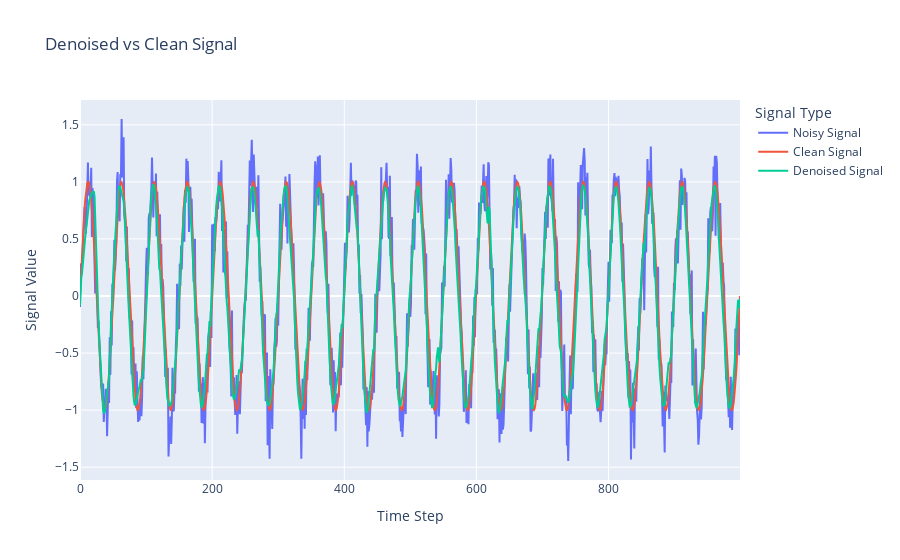

Source (notebook cell):
### Markdown cell above
## Inference data

### Code cell
# 加载模型
device = torch.device("cuda" if torch.cuda.is_available() else "cpu")

# 假设你有一个定义好的模型类
model = LSTMDenoiser(input_size=1, hidden_size=32, num_layers=2)
model.to(device)

# 加载已训练的模型权重
checkpoint = torch.load("models/best_model.pth", map_location=device)
model.load_state_dict(checkpoint['model_state_dict'])
model.eval()  # 设置模型为评估模式

# 使用 noisy_signal[:1000] 测试模型
test_noisy_signal = torch.tensor(noisy_signal[:2000]).float().unsqueeze(-1)  # 转换为 PyTorch 张量，添加最后一维
test_noisy_signal = test_noisy_signal.to(device)  # 移动到设备

# 预测降噪结果
with torch.no_grad():
    denoised_signal = model(test_noisy_signal)   # 预测去噪信号
    denoised_signal = denoised_signal.squeeze(-1).cpu().numpy()  # 转换为 NumPy 数组

# 绘制降噪结果与干净信号的对比
fig3 = go.Figure()

# 绘制第一个 batch 的噪声信号、干净信号和去噪信号
fig3.add_trace(go.Scatter(y=noisy_signal[:2000].squeeze(), mode='lines', name='Noisy Signal'))  # 噪声信号
fig3.add_trace(go.Scatter(y=clean_signal[:2000].squeeze(), mode='lines', name='Clean Signal'))  # 干净信号
fig3.add_trace(go.Scatter(y=denoised_signal.squeeze(), mode='lines', name='Denoised Signal'))  # 去噪信号

fig3.update_layout(
    title='Denoised vs Clean Signal',
    xaxis_title='Time Step',
    yaxis_title='Signal Value',
    legend_title='Signal Type'
)

fig3.show()

### Figure 1 — Plotly figure (JSON) as saved in the notebook; plotly's stock layout.template omitted (floating-point values rounded to 4 significant figures; data arrays with more than 128 entries replaced by an {"elided": "..."} marker saying what was removed)
{"data": [{"mode": "lines", "name": "Noisy Signal", "type": "scatter", "y": {"elided": "1000 float values"}}, {"mode": "lines", "name": "Clean Signal", "type": "scatter", "y": {"elided": "1000 float values"}}, {"mode": "lines", "name": "Denoised Signal", "type": "scatter", "y": {"elided": "1000 float values"}}], "layout": {"legend": {"title": {"text": "Signal Type"}}, "title": {"text": "Denoised vs Clean Signal"}, "xaxis": {"title": {"text": "Time Step"}}, "yaxis": {"title": {"text": "Signal Value"}}}}
